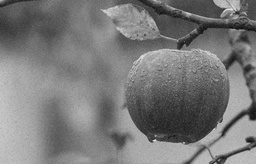
#> input picture HW2/Q3.jpg, 256 x 164 px, shrunk from 1880 x 1204 before the run
$ python spatial_filtering.py
#> lines starting #> are read from the running program, lines starting #| are printed output that depends on the picture
### HW2/utils.py
import cv2
import numpy as np
import matplotlib.pyplot as plt


def load_gray(path: str) -> np.ndarray:
#> called with path = 'Q3.jpg'
    img = cv2.imread(path)
#> img is the input picture: shape (164, 256, 3); min 14, max 247, mean 121.5
    if img is None:
        raise FileNotFoundError(f"找不到影像：{path}")
    return cv2.cvtColor(img, cv2.COLOR_BGR2GRAY)


def save_img(path: str, img: np.ndarray) -> None:
    cv2.imwrite(path, img)
    print(f"已儲存：{path}")


# [13 lines left out: functions calc_histogram, plot_histogram, not called in this run]

### HW2/spatial_filtering.py
import os
import numpy as np
import matplotlib.pyplot as plt
from utils import load_gray, save_img


def apply_filter(img: np.ndarray, ksize: int, mode: str = "mean") -> np.ndarray:
    pad = ksize // 2
    padded = np.pad(img, pad, mode="edge")
    out = np.zeros_like(img, dtype=np.uint8)

    for r in range(img.shape[0]):
        for c in range(img.shape[1]):
            region = padded[r:r + ksize, c:c + ksize]
            if mode == "mean":
                out[r, c] = np.clip(np.round(np.mean(region)), 0, 255)
            else:
                out[r, c] = np.median(region)
    return out


if __name__ == "__main__":
    os.makedirs("output", exist_ok=True)

    img = load_gray("Q3.jpg")

    configs = [
        ("Mean 3x3",   3, "mean"),
        ("Mean 5x5",   5, "mean"),
        ("Median 3x3", 3, "median"),
        ("Median 5x5", 5, "median"),
    ]

    results = {}
    for name, ksize, mode in configs:
        print(f"  {name}...")
        results[name] = apply_filter(img, ksize, mode)
        save_img(f"output/Q3_{name.replace(' ', '_')}.jpg", results[name])
#> this loop made 4 passes
#> pass 1, in apply_filter, `padded = np.pad(img, pad, mode="edge")`:
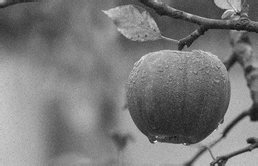
#> padded: shape (166, 258); min 14, max 247, mean 121.6
#> pass 1, in save_img, `cv2.imwrite(path, img)`:
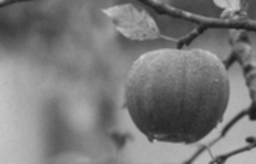
#> saved as Q3_Mean_3x3.jpg: shape (164, 256); min 26, max 208, mean 121.5
#> pass 2, in apply_filter (call 2), `padded = np.pad(img, pad, mode="edge")`:
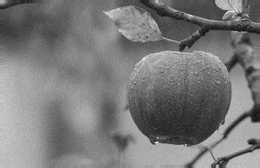
#> padded: shape (168, 260); min 14, max 247, mean 121.7
#> after the loop, results = 4 items

    fig, axes = plt.subplots(1, 5, figsize=(20, 4))
    fig.suptitle("Q3 Spatial Filtering Comparison", fontsize=14)
    axes[0].imshow(img, cmap="gray"); axes[0].set_title("Original"); axes[0].axis("off")
    for ax, (name, res) in zip(axes[1:], results.items()):
        ax.imshow(res, cmap="gray"); ax.set_title(name); ax.axis("off")
#> this loop made 4 passes
#> name on passes 1 to 4: 'Mean 3x3', 'Mean 5x5', 'Median 3x3', 'Median 5x5'
    plt.tight_layout()
    plt.savefig("output/Q3_comparison.png", dpi=150)
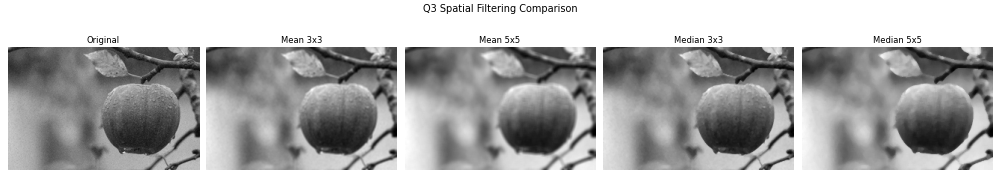
#> figure drawn by matplotlib, 5 panels
    plt.close()

    fig, axes = plt.subplots(2, 3, figsize=(15, 10))
    fig.suptitle("Q3 Mean vs Median – Difference", fontsize=14)
    for row, (ksize_str, mean_k, median_k) in enumerate([
        ("3×3", "Mean 3x3", "Median 3x3"),
        ("5×5", "Mean 5x5", "Median 5x5"),
    ]):
        diff = np.abs(
            results[mean_k].astype(np.int16) - results[median_k].astype(np.int16)
        ).astype(np.uint8)
        axes[row, 0].imshow(results[mean_k], cmap="gray"); axes[row, 0].set_title(f"Mean {ksize_str}"); axes[row, 0].axis("off")
        axes[row, 1].imshow(results[median_k], cmap="gray"); axes[row, 1].set_title(f"Median {ksize_str}"); axes[row, 1].axis("off")
        axes[row, 2].imshow(diff, cmap="hot"); axes[row, 2].set_title(f"Difference {ksize_str}"); axes[row, 2].axis("off")
#> this loop made 2 passes
#> pass 1, `diff = np.abs( results[mean_k].astype(np.int16) - results[median_k].as..`:
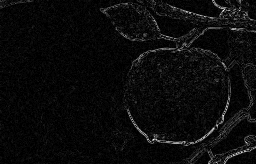
#> diff: shape (164, 256); min 0, max 39, mean 1.7; drawn with min black and max white
#> pass 2, `diff = np.abs( results[mean_k].astype(np.int16) - results[median_k].as..`:
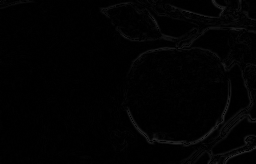
#> diff: shape (164, 256); min 0, max 40, mean 2.1
    plt.tight_layout()
    plt.savefig("output/Q3_diff.png", dpi=150)
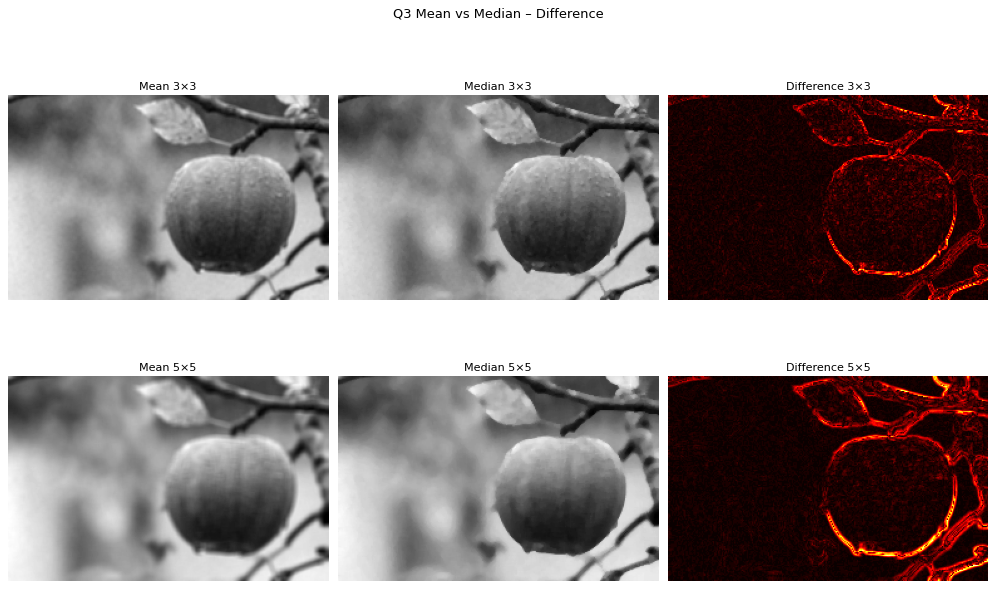
#> figure drawn by matplotlib, 6 panels
    plt.close()

$ run again, with HW2/Q1.jpg copied over HW2/Q3.jpg
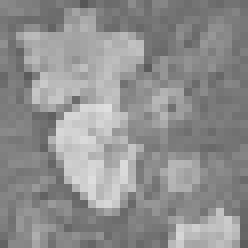
#> input picture HW2/Q1.jpg, 31 x 31 px, shrunk from 225 x 225 before the run (shown 8 times larger)
#> in load_gray, img is the input picture: shape (31, 31, 3); min 86, max 223, mean 143.5
#> after the loop `for name, ksize, mode in configs:`: results = 4 items
#> the loop `for ax, (name, res) in zip(axes[1:], results.items()):` made 4 passes
#> name on passes 1 to 4: 'Mean 3x3', 'Mean 5x5', 'Median 3x3', 'Median 5x5'
#> the loop `for row, (ksize_str, mean_k, median_k) in enumerate([ ("3×3", "Mean 3x..` made 2 passes
#> pass 1, `diff = np.abs( results[mean_k].astype(np.int16) - results[median_k].as..`:
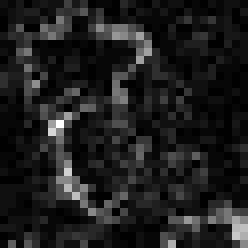
#> diff: shape (31, 31) (shown 8 times larger); min 0, max 32, mean 3.8; drawn with min black and max white
#> pass 2, `diff = np.abs( results[mean_k].astype(np.int16) - results[median_k].as..`:
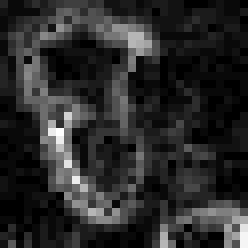
#> diff: shape (31, 31) (shown 8 times larger); min 0, max 28, mean 4.7; drawn with min black and max white

$ run again, with HW2/Q2_ref.jpg copied over HW2/Q3.jpg
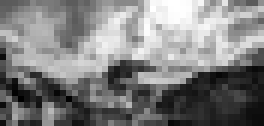
#> input picture HW2/Q2_ref.jpg, 44 x 21 px, shrunk from 326 x 155 before the run (shown 6 times larger)
#> in load_gray, img is the input picture: shape (21, 44, 3); min 0, max 255, mean 127.6
#> the loop `for name, ksize, mode in configs:` made 4 passes
#> pass 1, in apply_filter, `padded = np.pad(img, pad, mode="edge")`:
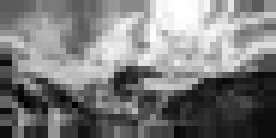
#> padded: shape (23, 46) (shown 6 times larger); min 0, max 255, mean 123.6
#> after the loop `for name, ksize, mode in configs:`: results = 4 items
#> the loop `for ax, (name, res) in zip(axes[1:], results.items()):` made 4 passes
#> name on passes 1 to 4: 'Mean 3x3', 'Mean 5x5', 'Median 3x3', 'Median 5x5'
#> the loop `for row, (ksize_str, mean_k, median_k) in enumerate([ ("3×3", "Mean 3x..` made 2 passes
#> pass 1, `diff = np.abs( results[mean_k].astype(np.int16) - results[median_k].as..`:
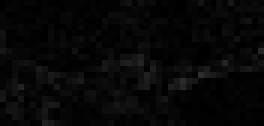
#> diff: shape (21, 44) (shown 6 times larger); min 0, max 45, mean 6.7
